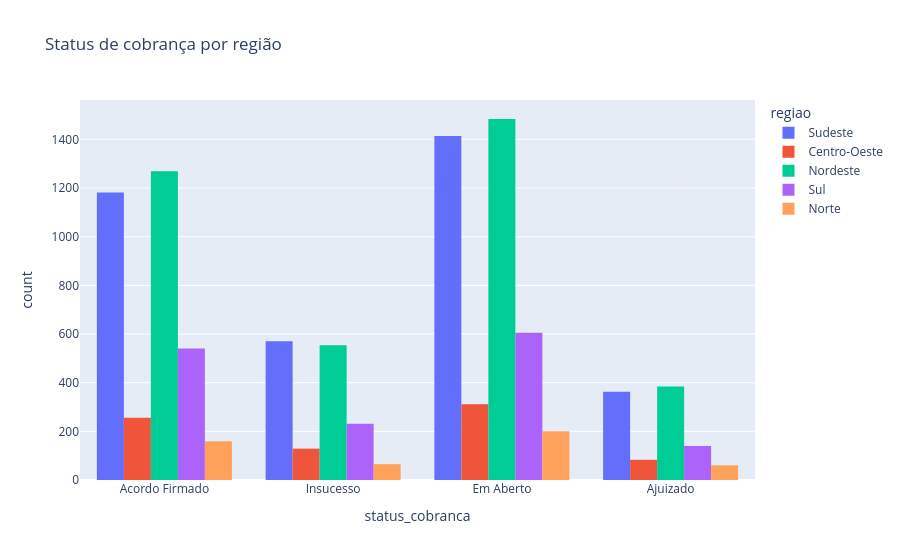

Write notebook code for a chart like this one.
### Markdown cell above
## 1. Como está distribuído o status da cobrança?

### Code cell
fig = px.histogram(contracts, x='status_cobranca', color='regiao', barmode='group',
                   title='Status de cobrança por região')
fig.show()

### Figure 1 — Plotly figure (JSON) as saved in the notebook; plotly's stock layout.template omitted (floating-point values rounded to 4 significant figures; data arrays with more than 128 entries replaced by an {"elided": "..."} marker saying what was removed)
{"data": [{"alignmentgroup": "True", "bingroup": "x", "hovertemplate": "regiao=Sudeste<br>status_cobranca=%{x}<br>count=%{y}<extra></extra>", "legendgroup": "Sudeste", "marker": {"color": "#636efa", "pattern": {"shape": ""}}, "name": "Sudeste", "offsetgroup": "Sudeste", "orientation": "v", "showlegend": true, "type": "histogram", "x": {"elided": "3529 str values"}, "xaxis": "x", "yaxis": "y"}, {"alignmentgroup": "True", "bingroup": "x", "hovertemplate": "regiao=Centro-Oeste<br>status_cobranca=%{x}<br>count=%{y}<extra></extra>", "legendgroup": "Centro-Oeste", "marker": {"color": "#EF553B", "pattern": {"shape": ""}}, "name": "Centro-Oeste", "offsetgroup": "Centro-Oeste", "orientation": "v", "showlegend": true, "type": "histogram", "x": {"elided": "779 str values"}, "xaxis": "x", "yaxis": "y"}, {"alignmentgroup": "True", "bingroup": "x", "hovertemplate": "regiao=Nordeste<br>status_cobranca=%{x}<br>count=%{y}<extra></extra>", "legendgroup": "Nordeste", "marker": {"color": "#00cc96", "pattern": {"shape": ""}}, "name": "Nordeste", "offsetgroup": "Nordeste", "orientation": "v", "showlegend": true, "type": "histogram", "x": {"elided": "3691 str values"}, "xaxis": "x", "yaxis": "y"}, {"alignmentgroup": "True", "bingroup": "x", "hovertemplate": "regiao=Sul<br>status_cobranca=%{x}<br>count=%{y}<extra></extra>", "legendgroup": "Sul", "marker": {"color": "#ab63fa", "pattern": {"shape": ""}}, "name": "Sul", "offsetgroup": "Sul", "orientation": "v", "showlegend": true, "type": "histogram", "x": {"elided": "1517 str values"}, "xaxis": "x", "yaxis": "y"}, {"alignmentgroup": "True", "bingroup": "x", "hovertemplate": "regiao=Norte<br>status_cobranca=%{x}<br>count=%{y}<extra></extra>", "legendgroup": "Norte", "marker": {"color": "#FFA15A", "pattern": {"shape": ""}}, "name": "Norte", "offsetgroup": "Norte", "orientation": "v", "showlegend": true, "type": "histogram", "x": {"elided": "484 str values"}, "xaxis": "x", "yaxis": "y"}], "layout": {"barmode": "group", "legend": {"title": {"text": "regiao"}, "tracegroupgap": 0}, "title": {"text": "Status de cobrança por região"}, "xaxis": {"anchor": "y", "domain": [0.0, 1.0], "title": {"text": "status_cobranca"}}, "yaxis": {"anchor": "x", "domain": [0.0, 1.0], "title": {"text": "count"}}}}
